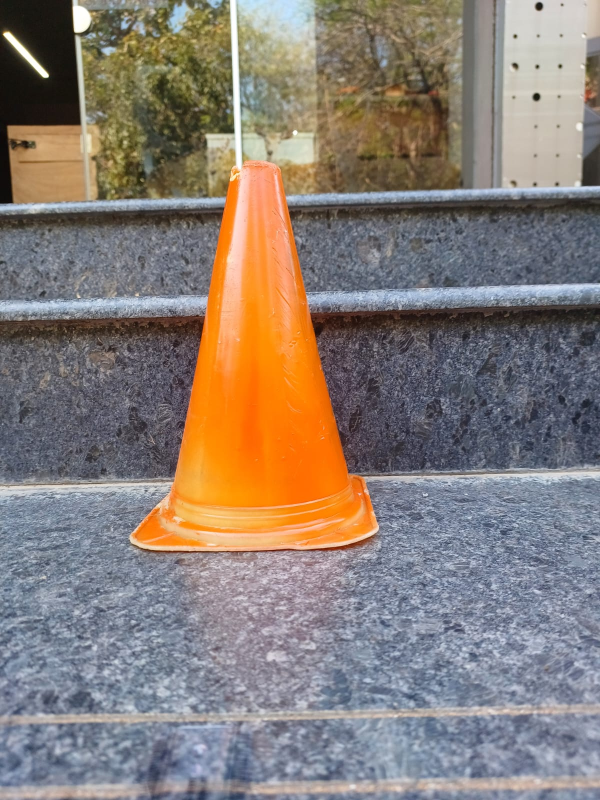
#> input picture cone_detection/cone_15.jpeg, 1200 x 1600 px (shown at 1/2 size)
$ python main.py
#> lines starting #> are read from the running program, lines starting #| are printed output that depends on the picture; after the words box and inside, x2 and y2 are one past the last pixel; in counts of white or black regions, pixels touching at a corner belong together
import cv2
import numpy as np
from scipy.optimize import curve_fit
import matplotlib.pyplot as plt

def detect_cone_and_display(image_path):
#> called with image_path = 'cone_15.jpeg'
    image = cv2.imread(image_path)
#> image is the input picture: shape (1600, 1200, 3); mean B, G, R 117.9, 125.3, 136.4
    hsv = cv2.cvtColor(image, cv2.COLOR_BGR2HSV)
#> hsv: shape (1600, 1200, 3); mean H, S, V 77.3, 67.9, 149

    lower_orange = np.array([5, 150, 150])         # hsv values to be  improved
    upper_orange = np.array([15, 255, 255])

    mask = cv2.inRange(hsv, lower_orange, upper_orange)
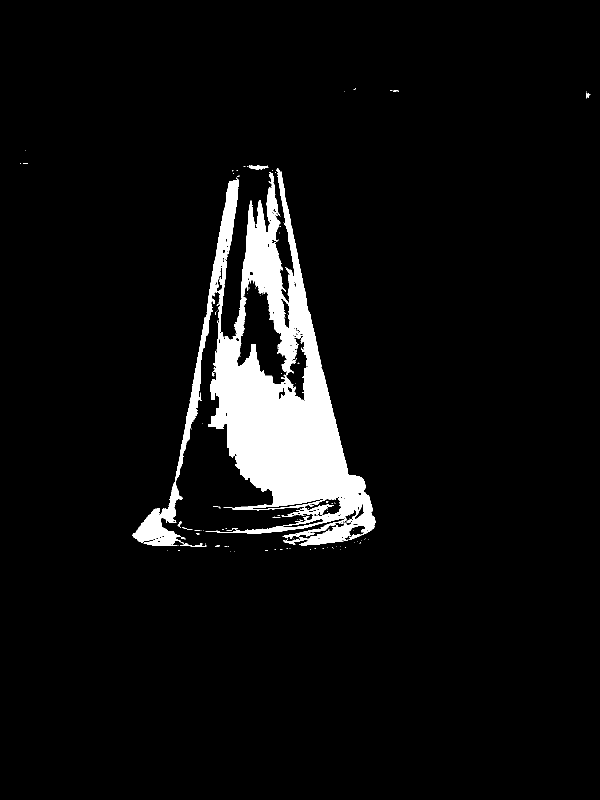
#> mask: shape (1600, 1200) (shown at 1/2 size); 5.8% white; 121 white regions (109 under 20 px)

    contours, _ = cv2.findContours(mask, cv2.RETR_EXTERNAL, cv2.CHAIN_APPROX_SIMPLE)
#> contours = 95 contours, 90 with area under 20; largest, box (x1, y1, x2, y2) and area: (265, 336, 751, 1092) 124024, (497, 331, 537, 339) 160, (360, 1086, 413, 1094) 74, (1172, 185, 1181, 197) 41, (355, 1043, 363, 1055) 26
    if contours:
        largest_contour = max(contours, key=cv2.contourArea)
#> largest_contour = contour of 3081 points, box (x1, y1, x2, y2) (265, 336, 751, 1092), area 124024
        x, y, w, h = cv2.boundingRect(largest_contour)
#> x = 265; y = 336; w = 486; h = 756
        cv2.rectangle(image, (x, y), (x + w, y + h), (0, 255, 0), 2)
        cv2.putText(image, "CONE DETECTED", (x, y - 10), cv2.FONT_HERSHEY_SIMPLEX, 0.9, (0, 255, 0), 2)
        resized_image = cv2.resize(image, (0, 0), fx = 0.4, fy = 0.4)

        cv2.imshow("Cone Detection", resized_image)
        cv2.waitKey(0)
        cv2.destroyAllWindows()

        return h
    else:
        raise ValueError("No cone detected in the image.")

def fit_distance_height_relation(distances, heights):
    def inverse_func(distance, a, b):
        return a / distance + b

    params, _ = curve_fit(inverse_func, distances, heights)
    return params

def predict_distance(cone_height, params):
    a, b = params
    return a / (cone_height - b)

if __name__ == "__main__":
    image_paths = ["cone_15.jpeg", "cone_60.jpeg", "cone_120.jpeg"]
    distances = np.array([15, 60, 120])

    heights = np.array([detect_cone_and_display(path) for path in image_paths])
#> call 2 of detect_cone_and_display, with image_path = 'cone_60.jpeg'
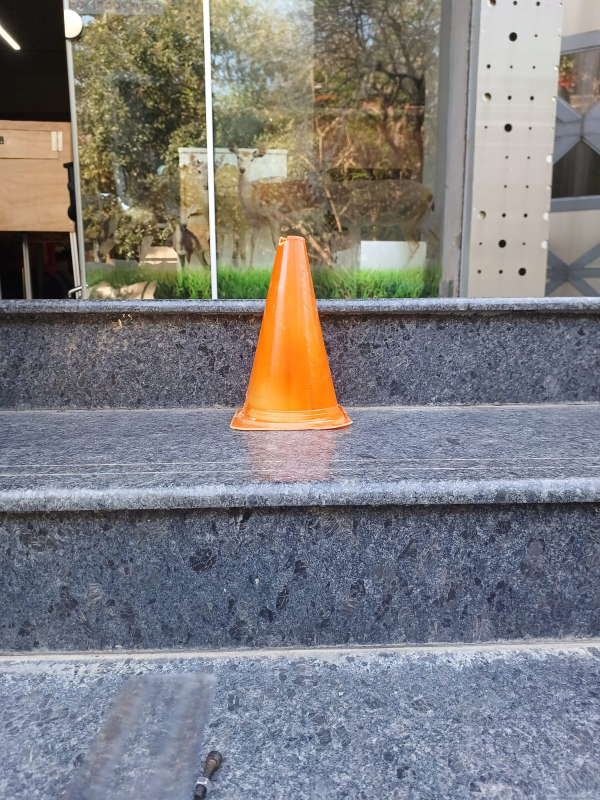
#> input picture cone_detection/cone_60.jpeg, 1200 x 1600 px (shown at 1/2 size)
#> in detect_cone_and_display, image is the input picture: shape (1600, 1200, 3); mean B, G, R 126.9, 125.3, 126.3
#> in detect_cone_and_display (call 2), `hsv = cv2.cvtColor(image, cv2.COLOR_BGR2HSV)`: hsv: shape (1600, 1200, 3); mean H, S, V 79.6, 58.5, 142.7
#> in detect_cone_and_display (call 2), `mask = cv2.inRange(hsv, lower_orange, upper_orange)`: mask: shape (1600, 1200); 1.4% white; 94 white regions (82 under 20 px)
#> in detect_cone_and_display (call 2), `contours, _ = cv2.findContours(mask, cv2.RETR_EXTERNAL, cv2.CHAIN_APPR..`: contours = 66 contours, 58 with area under 20; largest, box (x1, y1, x2, y2) and area: (481, 479, 699, 847) 28270, (464, 835, 528, 856) 406, (640, 844, 682, 853) 113, (525, 839, 576, 846) 74, (665, 851, 698, 860) 54, (530, 704, 536, 720) 41, (577, 478, 596, 484) 38, (475, 818, 485, 827) 27
#> in detect_cone_and_display (call 2), `largest_contour = max(contours, key=cv2.contourArea)`: largest_contour = contour of 1005 points, box (x1, y1, x2, y2) (481, 479, 699, 847), area 28270
#> in detect_cone_and_display (call 2), `x, y, w, h = cv2.boundingRect(largest_contour)`: x = 481; y = 479; w = 218; h = 368
#> call 3 of detect_cone_and_display, with image_path = 'cone_120.jpeg'
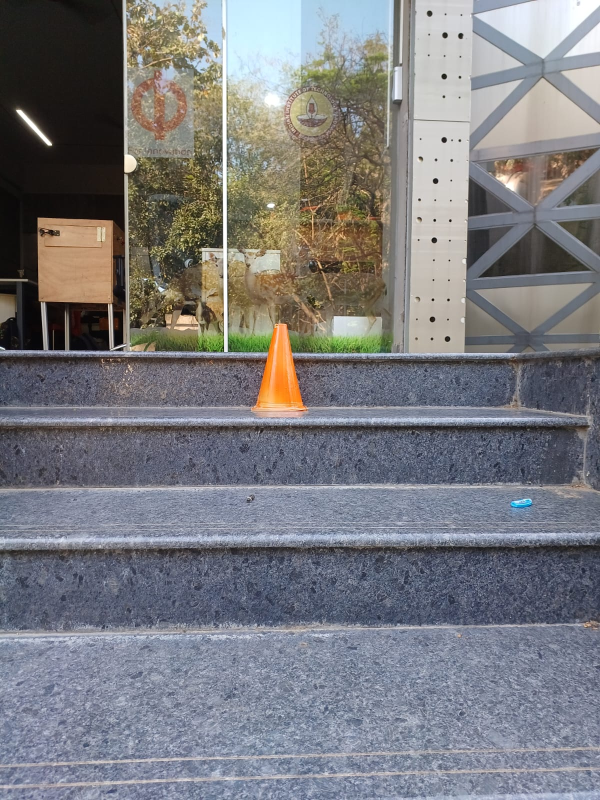
#> input picture cone_detection/cone_120.jpeg, 1200 x 1600 px (shown at 1/2 size)
#> in detect_cone_and_display, image is the input picture: shape (1600, 1200, 3); mean B, G, R 126.4, 122.4, 121.9
#> in detect_cone_and_display (call 3), `hsv = cv2.cvtColor(image, cv2.COLOR_BGR2HSV)`: hsv: shape (1600, 1200, 3); mean H, S, V 81, 49.6, 136.5
#> in detect_cone_and_display (call 3), `mask = cv2.inRange(hsv, lower_orange, upper_orange)`: mask: shape (1600, 1200); 0.34% white; 24 white regions (22 under 20 px)
#> in detect_cone_and_display (call 3), `contours, _ = cv2.findContours(mask, cv2.RETR_EXTERNAL, cv2.CHAIN_APPR..`: contours = 24 contours, 22 with area under 20; largest, box (x1, y1, x2, y2) and area: (513, 650, 611, 816) 6059, (679, 429, 693, 439) 62
#> in detect_cone_and_display (call 3), `largest_contour = max(contours, key=cv2.contourArea)`: largest_contour = contour of 447 points, box (x1, y1, x2, y2) (513, 650, 611, 816), area 6059
#> in detect_cone_and_display (call 3), `x, y, w, h = cv2.boundingRect(largest_contour)`: x = 513; y = 650; w = 98; h = 166
#> heights = [756, 368, 166]
    print(f"Detected cone heights (in pixels): {heights}")
#| Detected cone heights (in pixels): [756 368 166]

    params = fit_distance_height_relation(distances, heights)
#> in fit_distance_height_relation, `params, _ = curve_fit(inverse_func, distances, heights)`: params = [9293, 146]
#> params = [9293, 146]
    print(f"Fitted parameters: a = {params[0]:.2f}, b = {params[1]:.2f}")
#| Fitted parameters: a = 9293.02, b = 146.05

    new_image_path = "cone_predict.jpeg"
    new_cone_height = detect_cone_and_display(new_image_path)
#> call 4 of detect_cone_and_display, with image_path = 'cone_predict.jpeg'
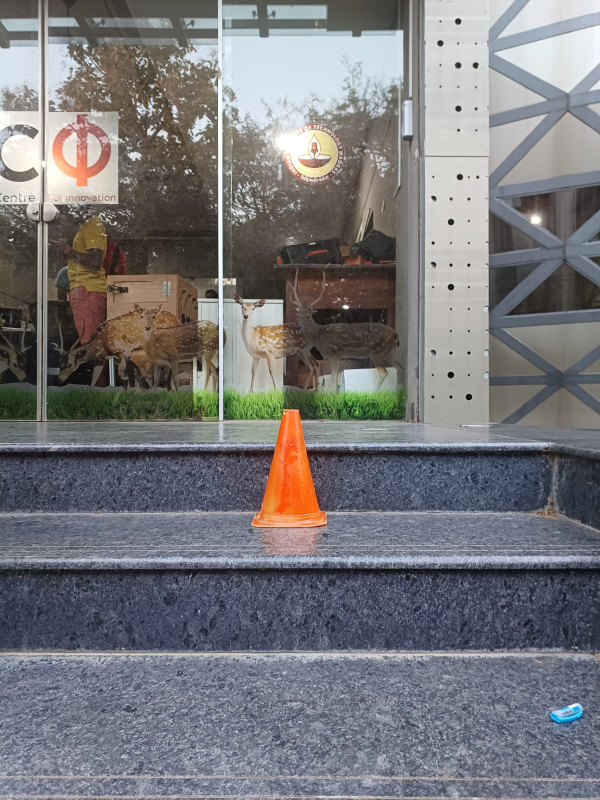
#> input picture cone_detection/cone_predict.jpeg, 1200 x 1600 px (shown at 1/2 size)
#> in detect_cone_and_display, image is the input picture: shape (1600, 1200, 3); mean B, G, R 122.3, 119, 119.1
#> in detect_cone_and_display (call 4), `hsv = cv2.cvtColor(image, cv2.COLOR_BGR2HSV)`: hsv: shape (1600, 1200, 3); mean H, S, V 74.6, 45.2, 131.4
#> in detect_cone_and_display (call 4), `mask = cv2.inRange(hsv, lower_orange, upper_orange)`:
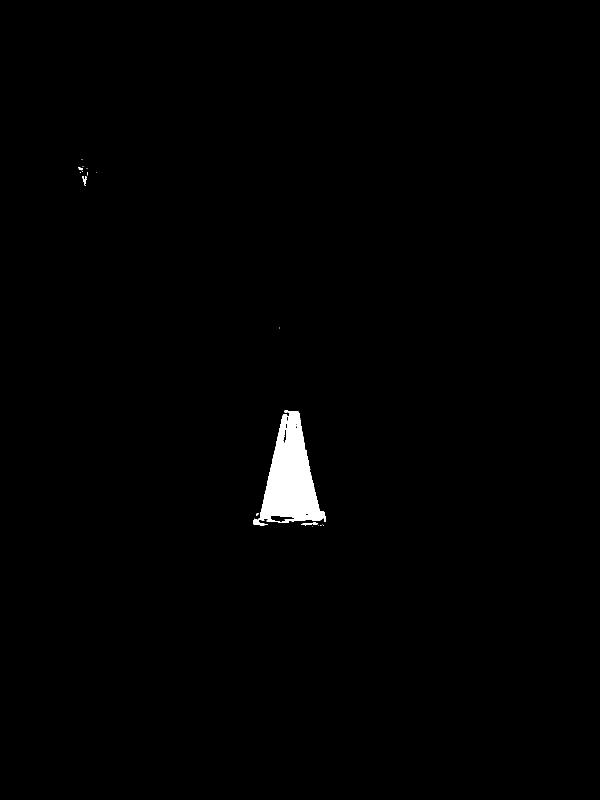
#> mask: shape (1600, 1200) (shown at 1/2 size); 0.88% white; 19 white regions (14 under 20 px)
#> in detect_cone_and_display (call 4), `contours, _ = cv2.findContours(mask, cv2.RETR_EXTERNAL, cv2.CHAIN_APPR..`: contours = 19 contours, 15 with area under 20; largest, box (x1, y1, x2, y2) and area: (506, 821, 652, 1051) 16685, (603, 1044, 636, 1051) 67, (165, 352, 174, 371) 52, (156, 334, 166, 341) 22
#> in detect_cone_and_display (call 4), `largest_contour = max(contours, key=cv2.contourArea)`: largest_contour = contour of 343 points, box (x1, y1, x2, y2) (506, 821, 652, 1051), area 16685
#> in detect_cone_and_display (call 4), `x, y, w, h = cv2.boundingRect(largest_contour)`: x = 506; y = 821; w = 146; h = 230
#> in detect_cone_and_display (call 4), `resized_image = cv2.resize(image, (0, 0), fx = 0.4, fy = 0.4)`:
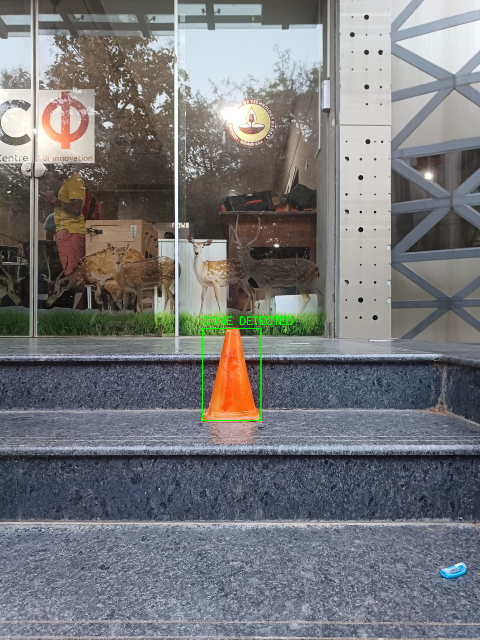
#> resized_image: shape (640, 480, 3); mean B, G, R 122.1, 119.2, 118.9
#> new_cone_height = 230
    predicted_distance = predict_distance(new_cone_height, params)
#> in predict_distance, `a, b = params`: a = 9293; b = 146
#> predicted_distance = 110.7
    print(f"Predicted distance: {predicted_distance:.2f} cm")
#| Predicted distance: 110.69 cm
    smooth_distances = np.linspace(10, 130, 100)
    fitted_heights = params[0] / smooth_distances + params[1]
#> fitted_heights = 100 values, max 1075.3 at index 0, min 217.5 at index 99, mean 347.8

    plt.figure(figsize=(8, 6))
    plt.scatter(distances, heights, color='red', label='Measured Heights')
    plt.plot(smooth_distances, fitted_heights, label=f'Fit: a={params[0]:.2f}, b={params[1]:.2f}', color='blue')
    plt.xlabel('Distance (cm)')
    plt.ylabel('Cone Height in Pixels')
    plt.title('Cone Height vs. Distance')
    plt.legend()
    plt.grid(True)


    plt.show()
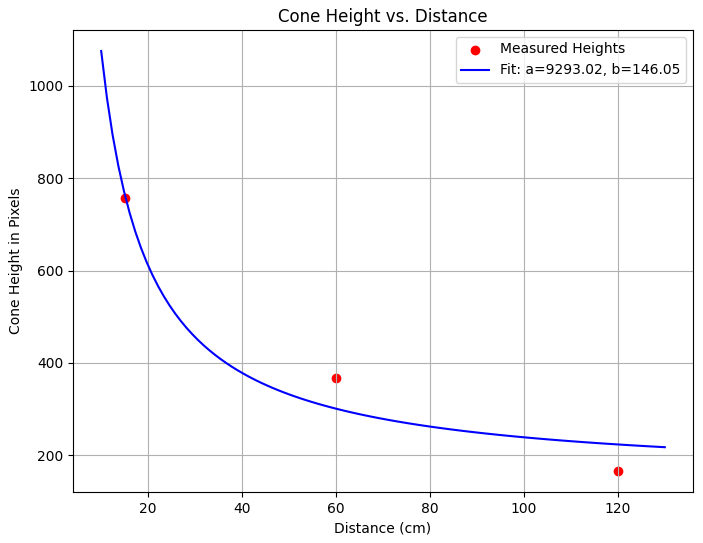
#> figure drawn by matplotlib, 1 panel; curve peaks at x = 10, y = 1075.3
